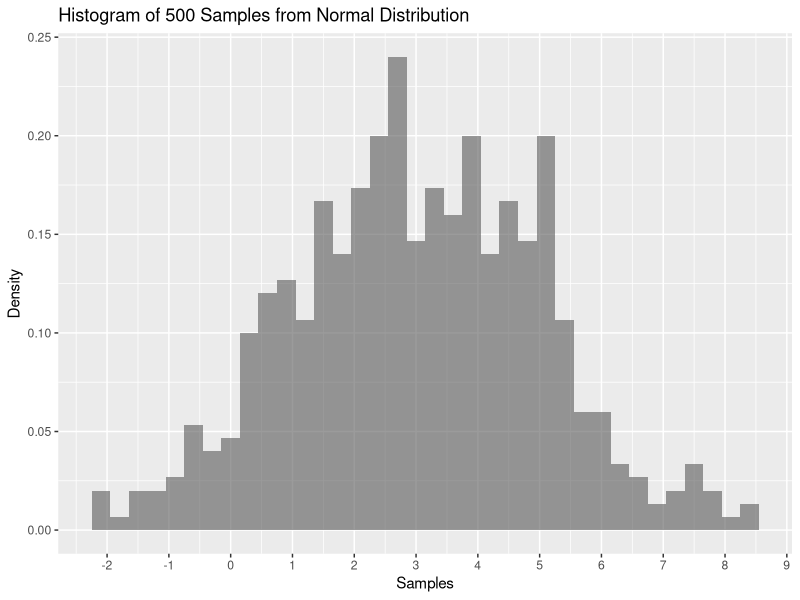
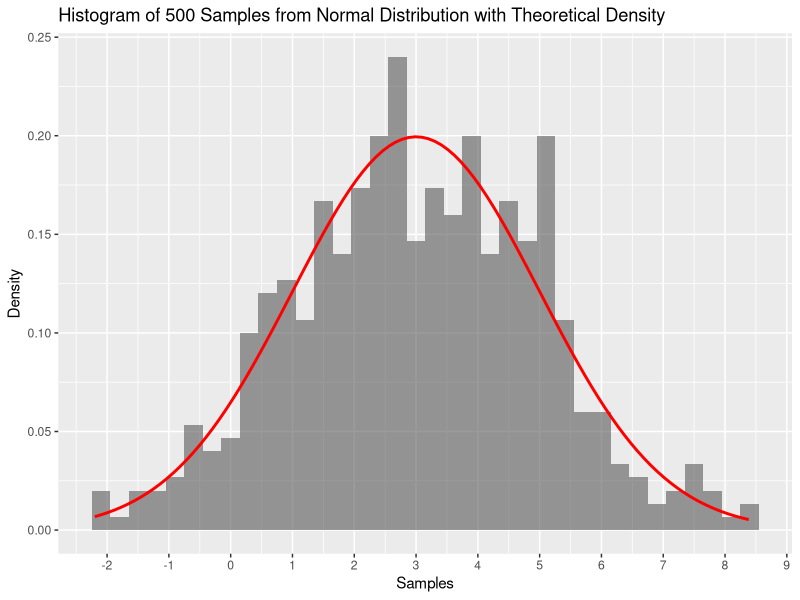
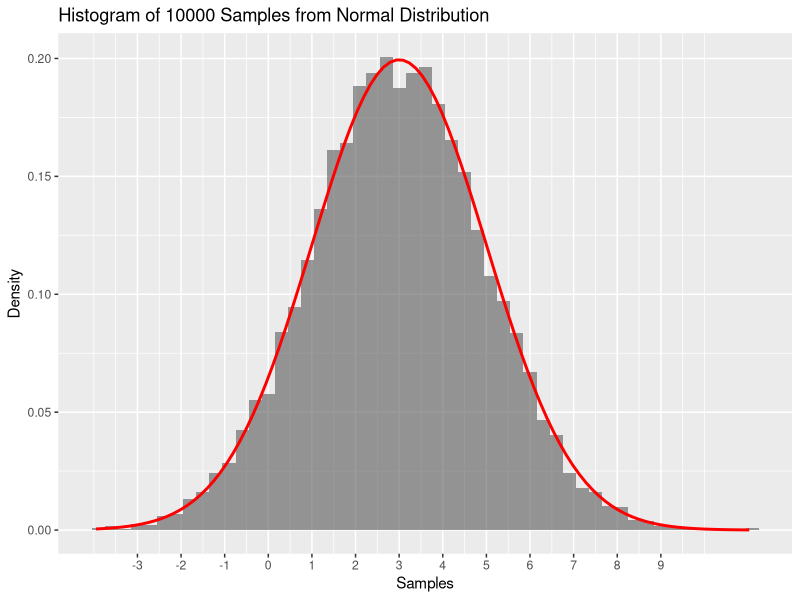
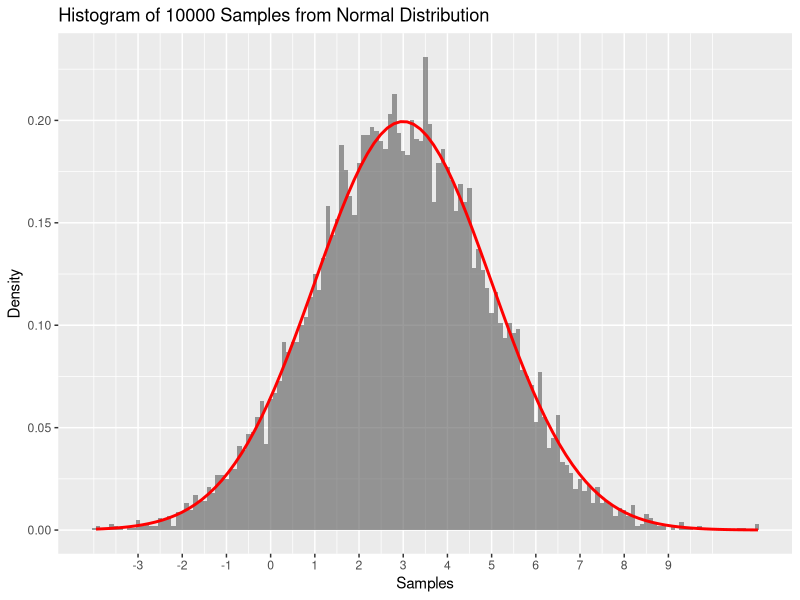
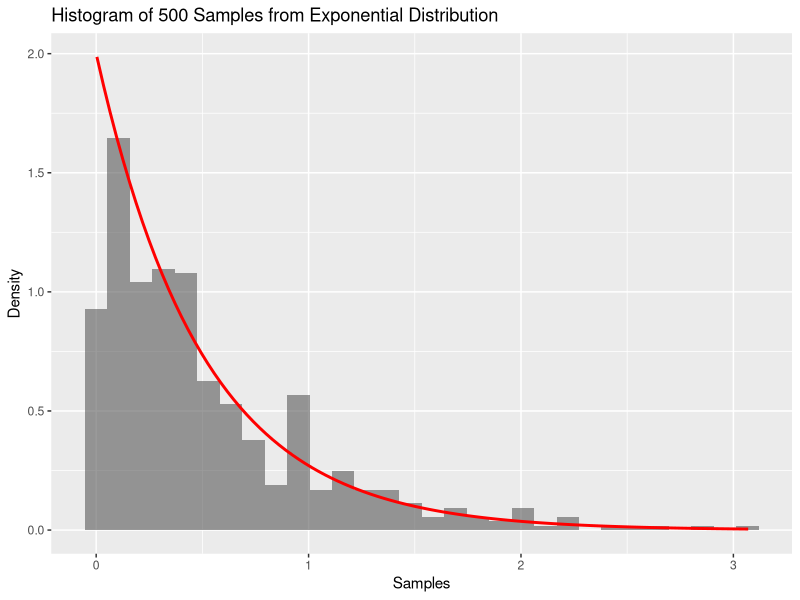
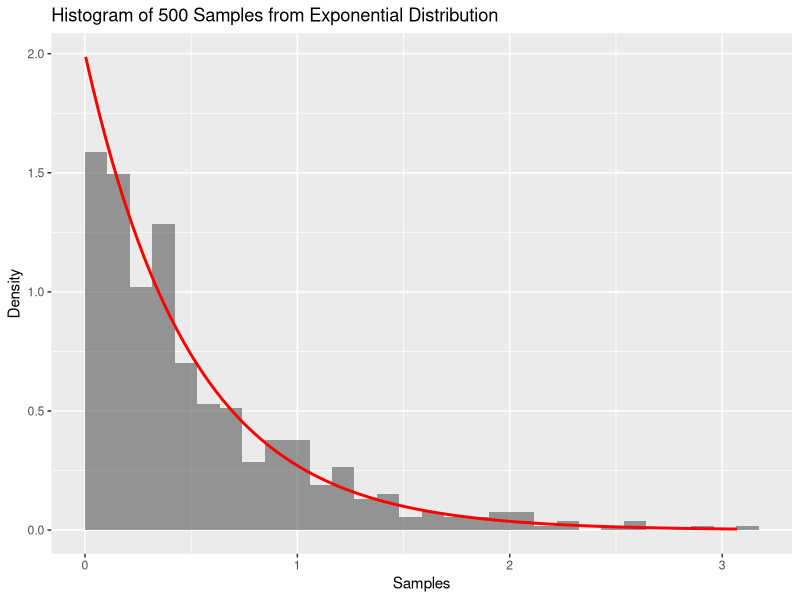
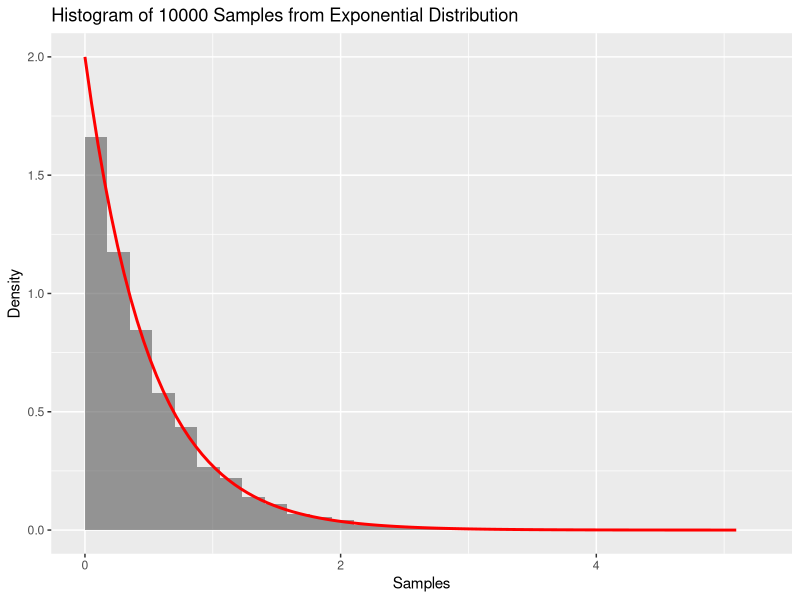
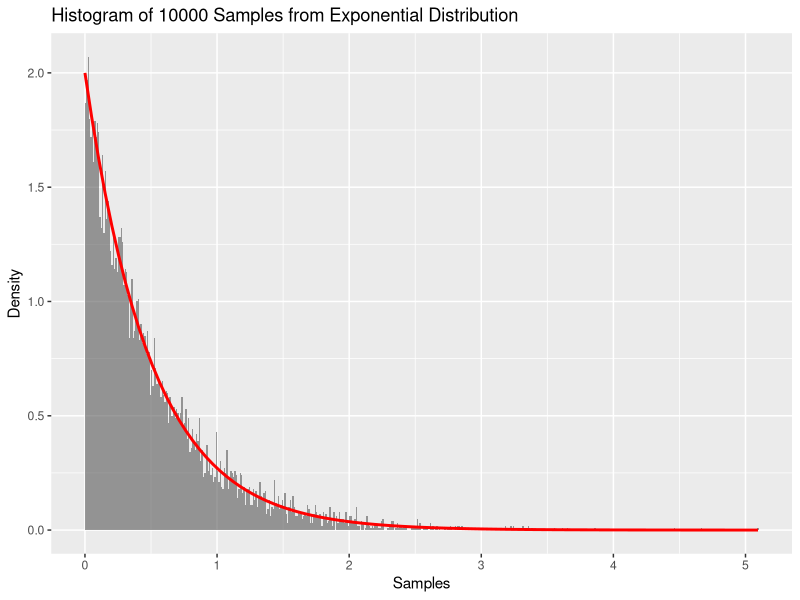

Here is the R script that generated these plots, in order:
# ---- 0. Setup and load libraries, if any ----

library(ggplot2)  # load the graphing library

if(!require("rstudioapi")) install.packages("rstudioapi")
setwd(dirname(getSourceEditorContext()$path))  # set working directory


# ---- 1. Continuous distributions: Normal ----
m = 3 # Mean parameter for Normal distribution
s = 2 # Standard Deviation for Normal distribution

# rnorm(n, mean=0, sd=1) samples n times from the distribution
#   the default mean is 0 and standard deviation is 1
# dnorm(x, mean=0, sd=1) evaluates the distribution (probability density function) 
#   x is the value(s) that you want to compute the distribution for
# ... this pattern (of d for distribution and r for random sample) will extend to other probability models

samples_norm_500 <- rnorm(500, mean=m, sd=s)
samples <- data.frame(samples=samples_norm_500)

ggplot(samples, aes(x=samples)) +
  geom_histogram(aes(y=..density..), alpha=0.6, binwidth=0.3) +
  scale_x_continuous(breaks=c((m-3*s):(m+3*s))) +
  ylab("Density") +
  xlab("Samples") +
  ggtitle("Histogram of 500 Samples from Normal Distribution")

# plot the same thing, but with the theoretical distribution on top
ggplot(samples, aes(x=samples)) +
  geom_histogram(aes(y=..density..), alpha=0.6, binwidth=0.3) +
  stat_function(fun=dnorm, args=list(mean=m, sd=s), color="red", size=1) +
  scale_x_continuous(breaks=c((m-3*s):(m+3*s))) +
  ylab("Density") +
  xlab("Samples") +
  ggtitle("Histogram of 500 Samples from Normal Distribution with Theoretical Density")


# ---- 1a. What happens when we increase the sample size? ----
samples_norm_10000 <- rnorm(10000, mean=m, sd=s)
samples <- data.frame(samples=samples_norm_10000)

ggplot(samples, aes(x=samples)) +
  geom_histogram(aes(y=..density..), alpha=0.6, binwidth=0.3) +
  stat_function(fun=dnorm, args=list(mean=m, sd=s), color="red", size=1) +
  scale_x_continuous(breaks=c((m-3*s):(m+3*s))) +
  ylab("Density") +
  xlab("Samples") +
  ggtitle("Histogram of 10000 Samples from Normal Distribution")

  
# ---- 1b. What happens when we decrease the bin size? ----

ggplot(samples, aes(x=samples)) +
  geom_histogram(aes(y=..density..), alpha=0.6, binwidth=0.1) +
  stat_function(fun=dnorm, args=list(mean=m, sd=s), color="red", size=1) +
  scale_x_continuous(breaks=c((m-3*s):(m+3*s))) +
  ylab("Density") +
  xlab("Samples") +
  ggtitle("Histogram of 10000 Samples from Normal Distribution")


# ---- 2. Continuous distributions: Exponential ----
r = 2 # rate parameter for Exponential distribution

samples_exp_500 <- rexp(500, rate=r)
samples <- data.frame(samples=samples_exp_500)

ggplot(samples, aes(x=samples)) +
  geom_histogram(aes(y=..density..), alpha=0.6) +
  stat_function(fun=dexp, args=list(rate=r), color="red", size=1) +
  ylab("Density") +
  xlab("Samples") +
  ggtitle("Histogram of 500 Samples from Exponential Distribution")

# Why does the 0 bin look small, even though the theoretical density is highest?
# --- the bin definition includes impossible negative values!
# replot, but with bins that don't include negative values

ggplot(samples, aes(x=samples)) +
  geom_histogram(aes(y=..density..), boundary = 0, alpha=0.6) +
  stat_function(fun=dexp, args=list(rate=r), color="red", size=1) +
  ylab("Density") +
  xlab("Samples") +
  ggtitle("Histogram of 500 Samples from Exponential Distribution")


# ---- 2a. What happens when we increase the sample size? ----
samples_exp_10000 <- rexp(10000, r)
samples <- data.frame(samples=samples_exp_10000)

ggplot(samples, aes(x=samples)) +
  geom_histogram(aes(y=..density..), boundary=0, alpha=0.6) +
  stat_function(fun=dexp, args=list(rate=r), color="red", size=1) +
  ylab("Density") +
  xlab("Samples") +
  ggtitle("Histogram of 10000 Samples from Exponential Distribution")

# ---- 2b. What happens when we decrease the bin size? ----
ggplot(samples, aes(x=samples)) +
  geom_histogram(aes(y=..density..), boundary=0, binwidth=0.01, alpha=0.6) +
  stat_function(fun=dexp, args=list(rate=r), color="red", size=1) +
  ylab("Density") +
  xlab("Samples") +
  ggtitle("Histogram of 10000 Samples from Exponential Distribution")


# ---- 3. Continuous distributions: Uniform ----
lb = 50 # min parameter (lower bound) for uniform distribution
ub = 150 # max parameter (upper bound) for uniform distribution

samples_uni_500 <- runif(500, min=lb, max=ub)
samples <- data.frame(samples=samples_uni_500)

ggplot(samples, aes(x=samples)) +
  geom_histogram(aes(y=..density..), alpha=0.6) +
  stat_function(fun=dunif, args=list(min=lb, max=ub), color="red", size=1) +
  ylab("Density") +
  xlab("Samples") +
  ggtitle("Histogram of 500 Samples from Uniform Distribution")

# What's happening outside of the range (lb, ub)?
ggplot(samples, aes(x=samples)) +
  geom_histogram(aes(y=..density..), alpha=0.6) +
  stat_function(fun=dunif, args=list(min=lb, max=ub), color="red", size=1, xlim=c(lb-10, ub+10)) +
  ylab("Density") +
  xlab("Samples") +
  ggtitle("Histogram of 500 Samples from Uniform Distribution")

# ---- 3a. What happens when we increase the sample size? ----
samples_uni_10000 <- runif(10000, min=lb, max=ub)
samples <- data.frame(samples=samples_uni_10000)

ggplot(samples, aes(x=samples)) +
  geom_histogram(aes(y=..density..), alpha=0.6) +
  stat_function(fun=dunif, args=list(min=lb, max=ub), color="red", size=1, xlim=c(lb-10, ub+10)) +
  ylab("Density") +
  xlab("Samples") +
  ggtitle("Histogram of 10000 Samples from Uniform Distribution")
